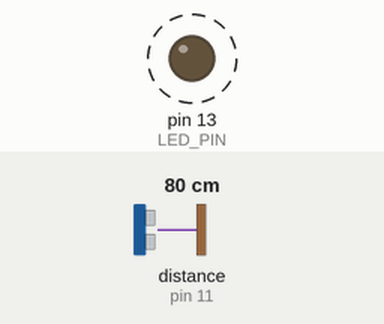
Recording of a sketch running on a simulated Arduino Uno, built with avr-gcc and run on an emulated ATmega328P. On the bench: output pins drawn as LEDs (lit = HIGH). Wiring (inferred from the names in the program): ultrasonic range finder: trigger pin 10; echo pin 11. Dashed ring = blinking. Inputs (shaded band) come from the test bench; at power-on: distance to the obstacle (sensor on pin 11) 80 cm. The echo pulse lasts 58.3 µs per cm; pins used as bus, display or sensor lines are not drawn.

Above: at 0.8 s.
1.6 s: distance to the obstacle (sensor on pin 11) set to 22 cm
5.1 s: distance to the obstacle (sensor on pin 11) set to 18 cm
At 5.5 s:
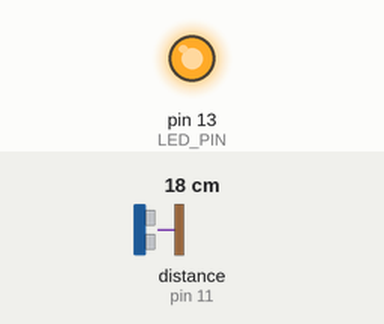
6.6 s: distance to the obstacle (sensor on pin 11) set to 35 cm
At 6.74 s:
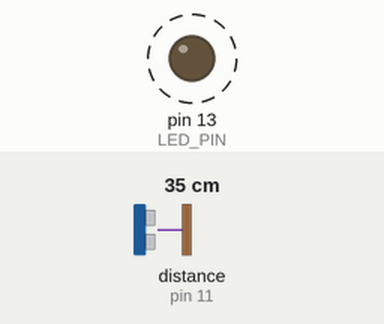
10.1 s: distance to the obstacle (sensor on pin 11) set to 2 cm
At 10.9 s:
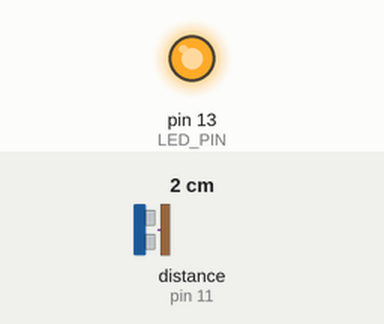
Timing chart, 0 to 12.6 s (numbered marks = the images above; inputs shaded):
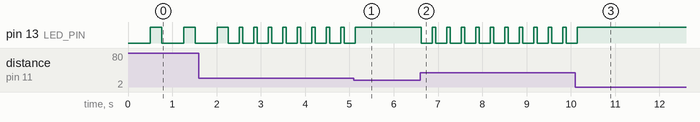

Measured:
- the behaviour switches between 21 and 20 cm on distance to the obstacle (sensor on pin 11) (found by bisection; images 0 and 1)
- after the input at 5.1 s, pin 13 (LED_PIN): goes on until 5.1 s, then stays HIGH
- after the input at 6.6 s, pin 13 (LED_PIN): alternates HIGH for 0.08 s and LOW for 0.25 s, starting at once
- after the input at 10.1 s, pin 13 (LED_PIN): goes on until 10.1 s, then stays HIGH
- by itself, pin 13 (LED_PIN): repeats every 0.33 s: LOW 0.25 s, HIGH 0.08 s

The sketch:

SoftRobotics_Distance_airpump.ino
```cpp
// --- CODE FOR ALL MAKERSLAB STUDENTS --- ///
// -- THIS CODE WIL MAKE PIN 13 (CONNECTED TO YOUR PUM AND SOLONOID) GO ON AND OFF DEPENDING ON THE DISTANCE TO THE SENSOR
// --- MAKE SURE YOUR TRIGGER PIN IS IN 10. AND YOUR ECHT PIN IS IN 11
// --- CHANGE THE VALUE FOR distance,blinkDelayOn and blinkDelayOff so it will suit you

#define TRIGGER_PIN 10
#define ECHO_PIN 11
#define LED_PIN 13  // Built-in LED

void setup() {
    pinMode(TRIGGER_PIN, OUTPUT);
    pinMode(ECHO_PIN, INPUT);
    pinMode(LED_PIN, OUTPUT);
}

void loop() {
    long duration;
    float distance;

    // Send ultrasonic signal
    digitalWrite(TRIGGER_PIN, LOW);
    delayMicroseconds(2);
    digitalWrite(TRIGGER_PIN, HIGH);
    delayMicroseconds(10);
    digitalWrite(TRIGGER_PIN, LOW);

    // Receive the echo signal
    duration = pulseIn(ECHO_PIN, HIGH);
    distance = duration * 0.034 / 2;  // Calculate distance in cm

    int blinkDelayOn;
    int blinkDelayOff;

    if (distance >= 100) {
        blinkDelayOn = 2000; // Inflate
        blinkDelayOff = 1000; // Deflate
    } else if (distance < 80 && distance >= 40) {
        blinkDelayOn = 1000; // Inflate
        blinkDelayOff = 500; // Deflate
    } else if (distance < 40 && distance >= 20) {
        blinkDelayOn = 500; // Inflate
        blinkDelayOff = 150; // Deflate
    } else {
        blinkDelayOff = 50;   // but for extra responsiveness)
    }

    digitalWrite(LED_PIN, LOW);
    delay(blinkDelayOn / 2);
    digitalWrite(LED_PIN, HIGH);
    delay(blinkDelayOff / 2);
}
```
